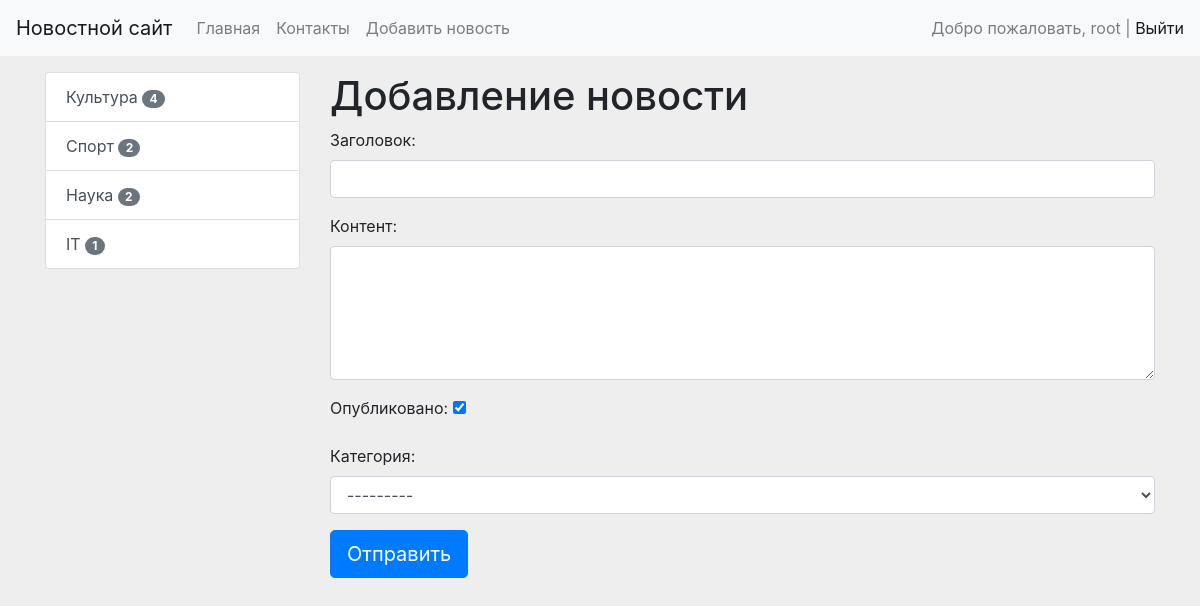
The page /news/news/add-news/ (signed in) on the database its author committed.
### news/models.py (models this page shows)
class Category(models.Model):
    title = models.CharField(max_length=150, db_index=True, verbose_name='Категории')
    def get_absolute_url(self):
        return reverse_lazy('category', kwargs={'category_id': self.pk})
    def __str__(self):
        return self.title
    class Meta:
        verbose_name = 'Категория'
        verbose_name_plural = 'Категории'
        ordering = ['title']

### news/views.py (the view)
# urls.py: path('news/add-news/', CreateNews.as_view(), name='add_news'),
class CreateNews(LoginRequiredMixin, CreateView):
    form_class = NewsForm
    template_name = 'news/add_news.html'
    success_url = reverse_lazy('home')
    login_url = '/admin/'

### news/forms.py (shortened to what this page needs)
class NewsForm(forms.ModelForm):
    class Meta:
        model = News
        fields = ['title', 'content', 'is_published', 'category']
        widgets = {
            'title': forms.TextInput(attrs={
                'class': 'form-control'
            }),
            'content': forms.Textarea(attrs={
                'class': 'form-control',
                'rows': 5
            }),
            'category': forms.Select(attrs={
                'class': 'form-control'
            }),
        }

### news/templatetags/news_tags.py (called while the page is built)
@register.inclusion_tag('news/list_categories.html')
def show_categories():
    categories = Category.objects.annotate(cnt=Count('news', filter=F('news__is_published'))).filter(cnt__gt=0)
    return {'categories': categories}

### news/templates/news/add_news.html (shortened to what this page needs)
{% extends 'base.html' %}
{% block sidebar %}
    {% include 'inc/_sidebar.html' %}
{% endblock %}
{% block content %}
    <h1>Добавление новости</h1>
    <form action="{% url 'add_news' %}" method="post">
        {{ form.as_p }}
        <button type="submit" class="btn btn-primary btn-lg">Отправить</button>
    </form>
{% endblock %}

### templates/inc/_nav.html (shortened to what this page needs)
<nav class="navbar navbar-expand-lg navbar-light bg-light">
    <a class="navbar-brand" href="{% url 'home' %}">Новостной сайт</a>
    <div class="collapse navbar-collapse" id="navbarSupportedContent">
        <ul class="navbar-nav mr-auto">
            <li class="nav-item">
                <a class="nav-link" href="{% url 'home' %}">Главная</a>
            </li>
            <li class="nav-item">
                <a class="nav-link" href="{% url 'contact' %}">Контакты</a>
            </li>
            {% if request.user.is_authenticated %}
                <li class="nav-item">
                    <a class="nav-link" href="{% url 'add_news' %}">Добавить новость</a>
                </li>
            {% endif %}
        </ul>
    </div>
    <span class="navbar-text">
        {% if request.user.is_authenticated %}
            Добро пожаловать, {{ user.username }} | <a href="{% url 'logout' %}">Выйти</a>
        {% else %}
            <a href="{% url 'register' %}">Register</a> |  <a href="{% url 'login' %}">Login</a>
        {% endif %}
    </span>
</nav>

### news/templates/news/list_categories.html
<div class="list-group">
    {% for cat in categories %}
        <a href="{{ cat.get_absolute_url }}" class="list-group-item list-group-item-action">
            {{ cat.title }}
            <span class="badge badge-secondary badge-pill">{{ cat.cnt }}</span>
        </a>
    {% endfor %}
</div>

### firstsite/static/css/style.css (style rules this page uses)
body { background: #eee; }

### rows shown on the page
Category: title "Культура", cnt "4"
Category: title "Спорт", cnt "2"
Category: title "Наука", cnt "2"
Category: title "IT", cnt "1"

### other values the page prints
{{ user.username }} "root"
